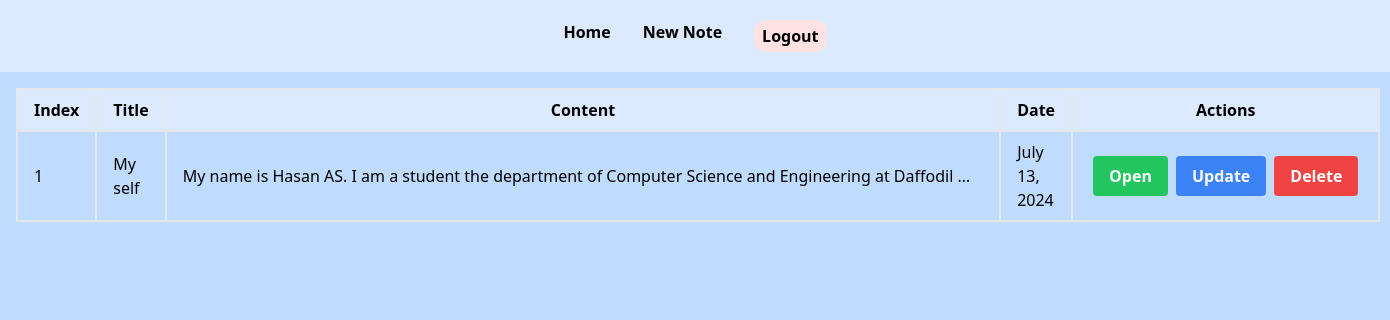
Screenshot of / (signed in) with the database file from the repository.
### main/models.py (models this page shows, shortened)
class Notess(models.Model):
    user = models.ForeignKey(User, on_delete=models.CASCADE)
    title = models.CharField(max_length=200)
    content = models.TextField()
    create_date = models.DateField(blank=True, null=True)
    update_date = models.DateField(blank=True, null=True)

### main/views.py (the view)
# urls.py: 2. Add a URL to urlpatterns:  path('', views.home, name='home')
@login_required
def home(request):
    notes = Notess.objects.filter(user=request.user)
    context = {
        "notes": notes
    }
    return render(request, 'home.html', context)

### main/templates/home.html (shortened to what this page needs)
{% extends "base.html" %}
{% load static %}
{% block content %}
<div class="main p-4 items-center justify-center">
    <table class="border-collapse w-full">
        <thead>
            <tr class="bg-blue-100">
                <th class="border-2 px-4 py-2">Index</th>
                <th class="border-2 px-4 py-2">Title</th>
                <th class="border-2 px-96 py-2">Content</th>
                <th class="border-2 px-4 py-2">Date</th>
                <th class="border-2 px-4 py-2">Actions</th>
            </tr>
        </thead>
        <tbody>
            {% for note in notes %}
            <tr>
                <td class="border-2 px-4 py-2">{{ forloop.counter }}</td>
                <td class="border-2 px-4 py-2">{{ note.title }}</td>
                <td class="border-2 px-4 py-2">{{ note.content|striptags|truncatechars:100 }}</td>
                <td class="border-2 px-4 py-2">{{ note.create_date }}</td>
                <td class="border-2 px-4 py-2">
                    <div class="flex justify-center">
                        <form action="{% url 'show' note.id %}" method="get" class="inline">
                            <button type="submit" class="bg-green-500 hover:bg-green-700 text-white font-bold px-4 py-2 rounded mx-1">Open</button>
                        </form>
                        <form action="{% url 'update_note' note.id %}" method="get" class="inline">
                            <button class="bg-blue-500 hover:bg-blue-700 text-white font-bold py-2 px-4 rounded mx-1">Update</button>
                        </form>
                        <form action="{% url 'delete_note' note.id %}" method="post" class="inline">
                            <button type="submit" class="bg-red-500 hover:bg-red-700 text-white font-bold px-4 py-2 rounded mx-1">Delete</button>
                        </form>
                    </div>
                </td>
            </tr>
            {% endfor %}
        </tbody>
    </table>
</div>
{% endblock content %}

### rows the page displays
Notess: title "My self", content "My name is Hasan AS. I am a student the department of Computer Science and Engineering at Daffodil …", create_date "July 13, 2024"
